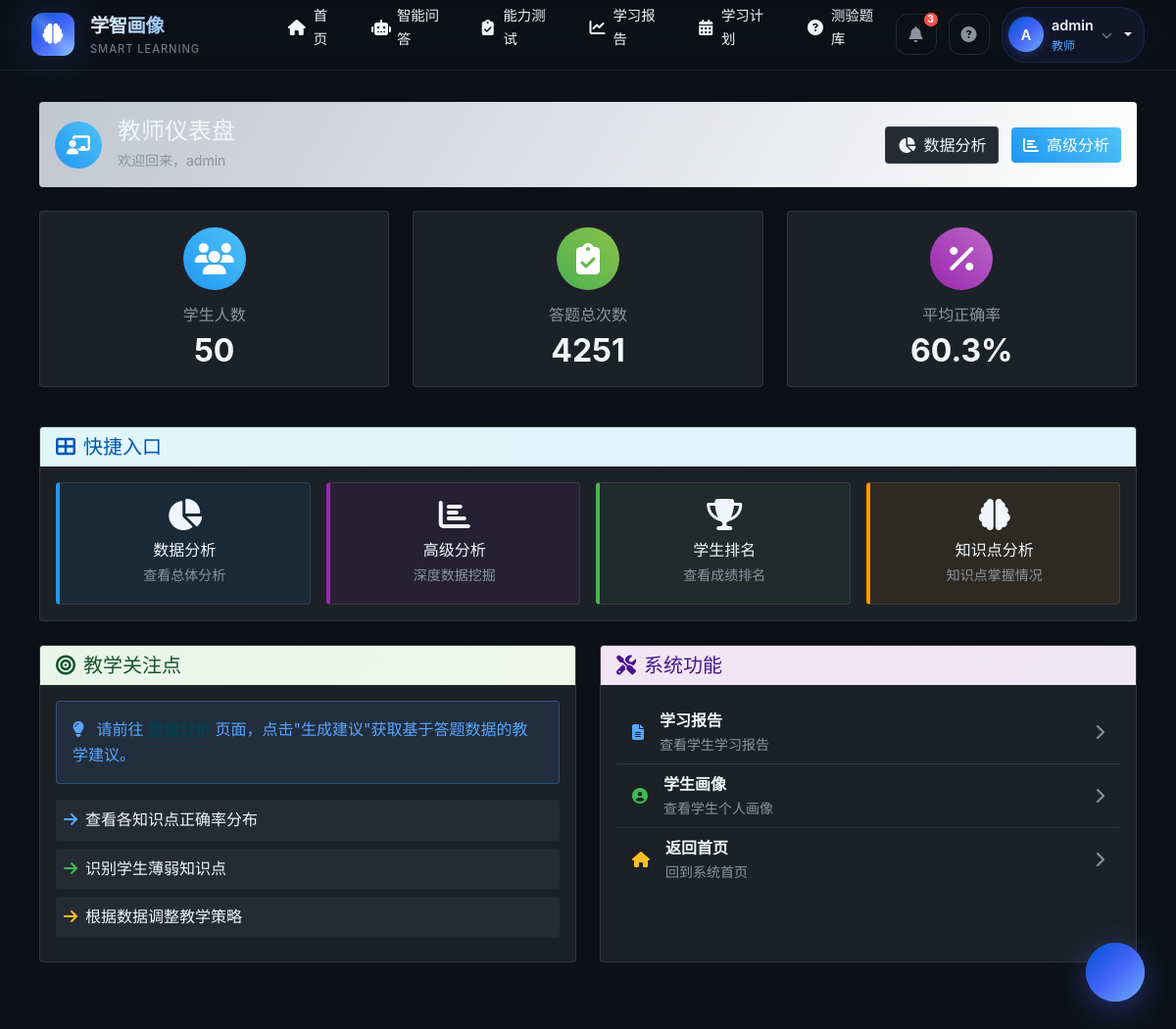
/analysis/pro (signed in), run on the app's committed database.
### app/models/user.py (models this page shows, shortened)
class User(UserMixin, db.Model):
    __tablename__ = 'users'
    id = db.Column(db.Integer, primary_key=True)
    username = db.Column(db.String(64), unique=True, index=True)
    email = db.Column(db.String(120), unique=True, index=True)
    password_hash = db.Column(db.String(128))
    role = db.Column(db.String(20), default='student')  # 'student', 'teacher', 'admin'
    def is_teacher(self):
        return self.role == 'teacher' or self.role == 'admin'

### app/routes/analysis.py (the view)
@analysis_bp.route('/pro')
@login_required
def pro_dashboard():
    if not current_user.is_teacher():
        return render_template('analysis/unauthorized.html')
    total_students = db.session.query(func.count(func.distinct(QuizSubmission.student_id))).scalar() or 0
    total_submissions = db.session.query(func.count(QuizSubmission.id)).scalar() or 0
    avg_accuracy = db.session.query(func.avg(QuizSubmission.score / 10.0)).scalar() or 0
    avg_accuracy = round(avg_accuracy * 100, 1)
    return render_template('analysis/pro_dashboard.html',
                          total_students=total_students,
                          total_submissions=total_submissions,
                          avg_accuracy=avg_accuracy)

### app/templates/analysis/pro_dashboard.html (shortened to what this page needs)
{% extends "base.html" %}
{% block content %}
<div class="row">
    <div class="col-md-12 mb-4">
        <div class="card fade-in gradient-header">
            <div class="card-body">
                <div class="d-flex justify-content-between align-items-center">
                    <div class="d-flex align-items-center">
                        <div class="flex-shrink-0">
                            <div class="avatar-circle gradient-blue">
                                <i class="fas fa-chalkboard-teacher"></i>
                            </div>
                        </div>
                        <div class="flex-grow-1 ms-3">
                            <h4 class="card-title mb-1">教师仪表盘</h4>
                            <p class="text-muted mb-0 small">欢迎回来，{{ current_user.username }}</p>
                        </div>
                    </div>
                    <div>
                        <a href="{{ url_for('analysis.index') }}" class="btn btn-outline-secondary me-2">
                            <i class="fas fa-chart-pie me-2"></i>数据分析
                        </a>
                        <a href="{{ url_for('analysis.advanced_analysis') }}" class="btn btn-gradient-blue">
                            <i class="fas fa-chart-bar me-2"></i>高级分析
                        </a>
                    </div>
                </div>
            </div>
        </div>
    </div>
</div>
<div class="row mb-4">
    <div class="col-md-4 mb-3">
        <div class="card fade-in stat-card-hover h-100" style="animation-delay: 0.1s;">
            <div class="card-body text-center">
                <div class="stat-icon-lg gradient-blue mx-auto mb-3">
                    <i class="fas fa-users fa-2x"></i>
                </div>
                <h6 class="text-muted mb-2">学生人数</h6>
                <h2 class="fw-bold mb-0">{{ total_students }}</h2>
            </div>
        </div>
    </div>
    <div class="col-md-4 mb-3">
        <div class="card fade-in stat-card-hover h-100" style="animation-delay: 0.2s;">
            <div class="card-body text-center">
                <div class="stat-icon-lg gradient-green mx-auto mb-3">
                    <i class="fas fa-clipboard-check fa-2x"></i>
                </div>
                <h6 class="text-muted mb-2">答题总次数</h6>
                <h2 class="fw-bold mb-0">{{ total_submissions }}</h2>
            </div>
        </div>
    </div>
    <div class="col-md-4 mb-3">
        <div class="card fade-in stat-card-hover h-100" style="animation-delay: 0.3s;">
            <div class="card-body text-center">
                <div class="stat-icon-lg gradient-purple mx-auto mb-3">
                    <i class="fas fa-percentage fa-2x"></i>
                </div>
                <h6 class="text-muted mb-2">平均正确率</h6>
                <h2 class="fw-bold mb-0">{{ avg_accuracy }}%</h2>
            </div>
        </div>
    </div>
</div>
<div class="row mb-4">
    <div class="col-md-12">
        <div class="card fade-in" style="animation-delay: 0.4s;">
            <div class="card-header gradient-blue-light">
                <h5 class="card-title mb-0"><i class="fas fa-th-large me-2"></i>快捷入口</h5>
            </div>
            <div class="card-body">
                <div class="row g-3">
                    <div class="col-md-3 col-sm-6">
                        <a href="{{ url_for('analysis.index') }}" class="text-decoration-none">
                            <div class="quick-entry p-3 rounded text-center quick-entry-blue">
                                <i class="fas fa-chart-pie fa-2x mb-2"></i>
                                <p class="mb-0 fw-semibold">数据分析</p>
                                <small class="text-muted">查看总体分析</small>
                            </div>
                        </a>
                    </div>
                    <div class="col-md-3 col-sm-6">
                        <a href="{{ url_for('analysis.advanced_analysis') }}" class="text-decoration-none">
                            <div class="quick-entry p-3 rounded text-center quick-entry-purple">
                                <i class="fas fa-chart-bar fa-2x mb-2"></i>
                                <p class="mb-0 fw-semibold">高级分析</p>
                                <small class="text-muted">深度数据挖掘</small>
                            </div>
                        </a>
                    </div>
                    <div class="col-md-3 col-sm-6">
                        <a href="{{ url_for('analysis.student_ranking') }}" class="text-decoration-none">
                            <div class="quick-entry p-3 rounded text-center quick-entry-green">
                                <i class="fas fa-trophy fa-2x mb-2"></i>
                                <p class="mb-0 fw-semibold">学生排名</p>
                                <small class="text-muted">查看成绩排名</small>
                            </div>
                        </a>
                    </div>
                    <div class="col-md-3 col-sm-6">
                        <a href="{{ url_for('analysis.knowledge_point_analysis', topic='全部') }}" class="text-decoration-none">
                            <div class="quick-entry p-3 rounded text-center quick-entry-orange">
                                <i class="fas fa-brain fa-2x mb-2"></i>
                                <p class="mb-0 fw-semibold">知识点分析</p>
                                <small class="text-muted">知识点掌握情况</small>
                            </div>
                        </a>
                    </div>
                </div>
            </div>
        </div>
    </div>
</div>
<div class="row mb-4">
    <div class="col-md-6 mb-3">
        <div class="card fade-in h-100" style="animation-delay: 0.5s;">
            <div class="card-header gradient-green-light">
                <h5 class="card-title mb-0"><i class="fas fa-bullseye me-2"></i>教学关注点</h5>
            </div>
            <div class="card-body">
                <div class="alert alert-info">
                    <i class="fas fa-lightbulb me-2"></i>
                    请前往 <a href="{{ url_for('analysis.index') }}" class="alert-link">数据分析</a> 页面，点击"生成建议"获取基于答题数据的教学建议。
                </div>
                <ul class="list-unstyled mb-0">
                    <li class="mb-2 p-2 rounded" style="background: var(--bg-elevated, #1C2333);">
                        <i class="fas fa-arrow-right text-primary me-2"></i>查看各知识点正确率分布
                    </li>
                    <li class="mb-2 p-2 rounded" style="background: var(--bg-elevated, #1C2333);">
                        <i class="fas fa-arrow-right text-success me-2"></i>识别学生薄弱知识点
                    </li>
                    <li class="mb-2 p-2 rounded" style="background: var(--bg-elevated, #1C2333);">
                        <i class="fas fa-arrow-right text-warning me-2"></i>根据数据调整教学策略
                    </li>
                </ul>
            </div>
        </div>
    </div>
    <div class="col-md-6 mb-3">
        <div class="card fade-in h-100" style="animation-delay: 0.6s;">
            <div class="card-header gradient-purple-light">
                <h5 class="card-title mb-0"><i class="fas fa-tools me-2"></i>系统功能</h5>
            </div>
            <div class="card-body">
                <div class="list-group list-group-flush">
                    <a href="{{ url_for('analysis.learning_report') }}" class="list-group-item list-group-item-action d-flex align-items-center">
                        <i class="fas fa-file-alt text-primary me-3"></i>
                        <div>
                            <strong>学习报告</strong>
                            <small class="d-block text-muted">查看学生学习报告</small>
                        </div>
                        <i class="fas fa-chevron-right ms-auto text-muted"></i>
                    </a>
                    <a href="{{ url_for('analysis.student_portrait') }}" class="list-group-item list-group-item-action d-flex align-items-center">
                        <i class="fas fa-user-circle text-success me-3"></i>
                        <div>
                            <strong>学生画像</strong>
                            <small class="d-block text-muted">查看学生个人画像</small>
                        </div>
                        <i class="fas fa-chevron-right ms-auto text-muted"></i>
                    </a>
                    <a href="{{ url_for('main.dashboard') }}" class="list-group-item list-group-item-action d-flex align-items-center">
                        <i class="fas fa-home text-warning me-3"></i>
                        <div>
                            <strong>返回首页</strong>
                            <small class="d-block text-muted">回到系统首页</small>
                        </div>
                        <i class="fas fa-chevron-right ms-auto text-muted"></i>
                    </a>
                </div>
            </div>
        </div>
    </div>
</div>
{% endblock %}

### app/templates/base.html (shortened to what this page needs)
<!DOCTYPE html>
<html lang="zh-CN">
<head>
    <link href="https://cdn.bootcdn.net/ajax/libs/bootstrap/5.1.3/css/bootstrap.min.css" rel="stylesheet">
    <link rel="stylesheet" href="https://cdn.bootcdn.net/ajax/libs/font-awesome/6.4.0/css/all.min.css">
    <link href="https://fonts.loli.net/css2?family=Inter:wght@300;400;500;600;700;800&family=Noto+Sans+SC:wght@300;400;500;600;700;800&display=swap" rel="stylesheet">
</head>
<body>
    <nav class="top-navbar">
        <a class="navbar-brand" href="{{ url_for('main.index') }}">
            <div class="brand-logo">
                <i class="fas fa-brain"></i>
            </div>
            <div class="brand-text">
                <span class="brand-name">学智画像</span>
                <span class="brand-tagline">SMART LEARNING</span>
            </div>
        </a>
        <ul class="nav-menu">
            <li class="nav-item">
                <a class="nav-link {% if request.endpoint == 'main.index' %}active{% endif %}" href="{{ url_for('main.index') }}">
                    <i class="fas fa-home"></i>
                    <span>首页</span>
                </a>
            </li>
            <li class="nav-item">
                <a class="nav-link {% if request.endpoint and 'intelligent' in request.endpoint %}active{% endif %}" href="{{ url_for('intelligent_assistant.index') }}">
                    <i class="fas fa-robot"></i>
                    <span>智能问答</span>
                </a>
            </li>
            <li class="nav-item">
                <a class="nav-link {% if request.endpoint and 'test' in request.endpoint %}active{% endif %}" href="{{ url_for('test.assessment') }}">
                    <i class="fas fa-clipboard-check"></i>
                    <span>能力测试</span>
                </a>
            </li>
            <li class="nav-item">
                <a class="nav-link {% if request.endpoint and 'analysis' in request.endpoint and 'report' in request.endpoint %}active{% endif %}" href="{{ url_for('analysis.learning_report') }}">
                    <i class="fas fa-chart-line"></i>
                    <span>学习报告</span>
                </a>
            </li>
            <li class="nav-item">
                <a class="nav-link {% if request.endpoint and 'student' in request.endpoint %}active{% endif %}" href="{{ url_for('student.learning_plan') }}">
                    <i class="fas fa-calendar-alt"></i>
                    <span>学习计划</span>
                </a>
            </li>
            <li class="nav-item">
                <a class="nav-link {% if request.endpoint and 'quiz' in request.endpoint %}active{% endif %}" href="{{ url_for('quiz.index') }}">
                    <i class="fas fa-question-circle"></i>
                    <span>测验题库</span>
                </a>
            </li>
        </ul>
        <div class="navbar-actions">
            <button class="nav-icon-btn" title="消息">
                <i class="fas fa-bell"></i>
                <span class="badge">3</span>
            </button>
            <button class="nav-icon-btn" title="帮助中心">
                <i class="fas fa-circle-question"></i>
            </button>
            {% if current_user.is_authenticated %}
            <div class="user-menu dropdown">
                <div class="dropdown-toggle" data-bs-toggle="dropdown" aria-expanded="false" style="display: flex; align-items: center; cursor: pointer; gap: 8px;">
                    <div class="user-avatar">
                        {{ current_user.username[0]|upper if current_user.username else 'U' }}
                    </div>
                    <div class="user-info">
                        <span class="user-name">{{ current_user.username }}</span>
                        <span class="user-role">{{ '教师' if current_user.is_teacher() else '学生' }}</span>
                    </div>
                    <i class="fas fa-chevron-down" style="font-size: 0.7rem; color: var(--text-muted);"></i>
                </div>
            </div>
            {% else %}
            <a href="{{ url_for('auth.login') }}" class="btn-pro btn-pro-primary btn-pro-sm">
                <i class="fas fa-sign-in-alt"></i>
                登录
            </a>
            {% endif %}
        </div>
    </nav>
    <main class="main-wrapper">
        <div class="page-container">
            {% block content %}{% endblock %}
        </div>
    </main>
    {% if current_user.is_authenticated %}
    <button class="ai-float-btn" onclick="window.location.href='{{ url_for('intelligent_assistant.index') }}'" title="AI助手">
        <div class="pulse"></div>
        <i class="fas fa-robot"></i>
    </button>
    {% endif %}
</body>
</html>

### data on the page
User: username "A", username "admin", role "教师"

### other printed values
{{ total_students }} "50"
{{ total_submissions }} "4251"
{{ avg_accuracy }} "60.3"
